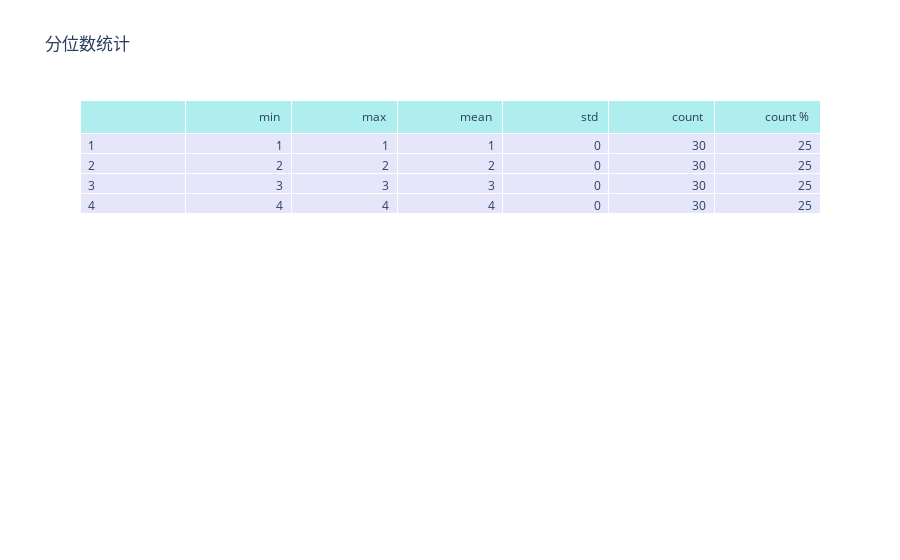
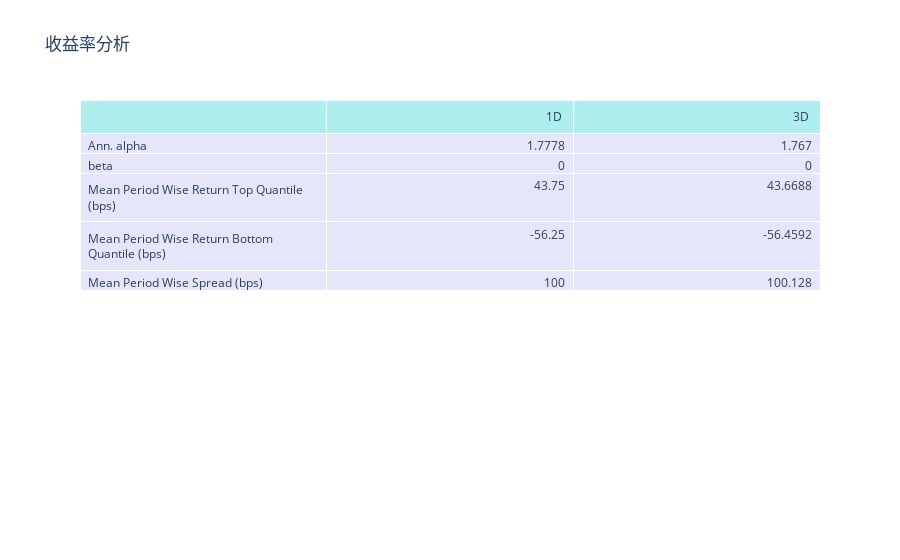
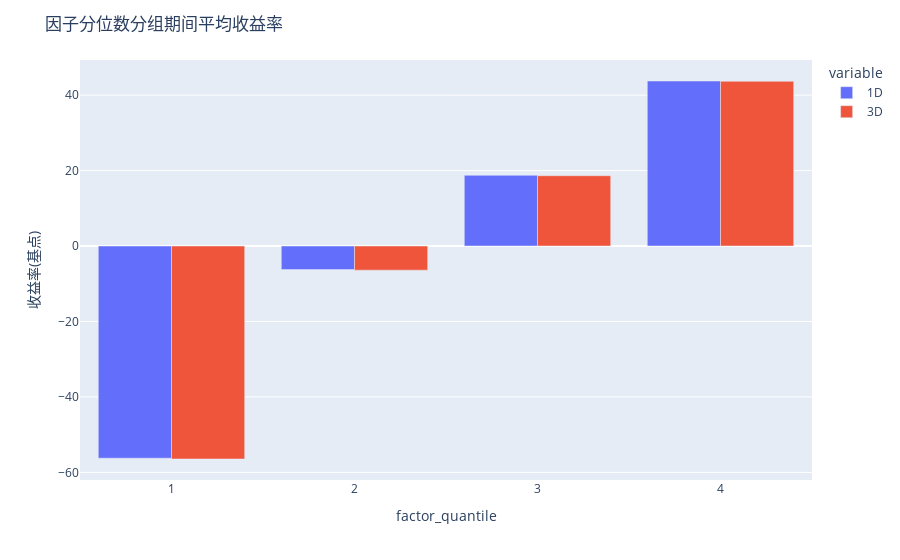

Write notebook code for charts like these, in order.
### Code cell
create_full_tear_sheet(factor_data, long_short=True, group_neutral=False, by_group=True)
create_event_returns_tear_sheet(factor_data, prices, avgretplot=(3, 11),
                                long_short=True, group_neutral=False, by_group=True)

### Figure 1 — Plotly figure (JSON) as saved in the notebook; plotly's stock layout.template omitted (floating-point values rounded to 4 significant figures)
{"data": [{"cells": {"align": ["left", "right"], "fill": {"color": "lavender"}, "values": [[1, 2, 3, 4], [1, 2, 3, 4], [1, 2, 3, 4], [1, 2, 3, 4], [0, 0, 0, 0], [30, 30, 30, 30], [25, 25, 25, 25]]}, "header": {"align": ["left", "right"], "fill": {"color": "paleturquoise"}, "values": ["", "min <br>", "max <br>", "mean <br>", "std <br>", "count <br>", "count % <br>"]}, "type": "table"}], "layout": {"title": {"text": "分位数统计"}}}

### Figure 2 — Plotly figure (JSON) as saved in the notebook; plotly's stock layout.template omitted (floating-point values rounded to 4 significant figures)
{"data": [{"cells": {"align": ["left", "right"], "fill": {"color": "lavender"}, "values": [["Ann. alpha", "beta", "Mean Period Wise Return Top Quantile (bps)", "Mean Period Wise Return Bottom Quantile (bps)", "Mean Period Wise Spread (bps)"], [1.778, 0, 43.75, -56.25, 100], [1.767, 0, 43.67, -56.46, 100.1]]}, "header": {"align": ["left", "right"], "fill": {"color": "paleturquoise"}, "values": ["", "1D <br>", "3D <br>"]}, "type": "table"}], "layout": {"title": {"text": "收益率分析"}}}

### Figure 3 — Plotly figure (JSON) as saved in the notebook; plotly's stock layout.template omitted (floating-point values rounded to 4 significant figures)
{"data": [{"alignmentgroup": "True", "hovertemplate": "variable=1D<br>factor_quantile=%{x}<br>value=%{y}<extra></extra>", "legendgroup": "1D", "marker": {"color": "#636efa"}, "name": "1D", "offsetgroup": "1D", "orientation": "v", "showlegend": true, "textposition": "auto", "type": "bar", "x": [1, 2, 3, 4], "xaxis": "x", "y": [-56.25, -6.25, 18.75, 43.75], "yaxis": "y"}, {"alignmentgroup": "True", "hovertemplate": "variable=3D<br>factor_quantile=%{x}<br>value=%{y}<extra></extra>", "legendgroup": "3D", "marker": {"color": "#EF553B"}, "name": "3D", "offsetgroup": "3D", "orientation": "v", "showlegend": true, "textposition": "auto", "type": "bar", "x": [1, 2, 3, 4], "xaxis": "x", "y": [-56.46, -6.395, 18.64, 43.67], "yaxis": "y"}], "layout": {"barmode": "group", "legend": {"title": {"text": "variable"}, "tracegroupgap": 0}, "margin": {"t": 60}, "title": {"text": "因子分位数分组期间平均收益率"}, "xaxis": {"anchor": "y", "domain": [0, 1], "title": {"text": "factor_quantile"}}, "yaxis": {"anchor": "x", "domain": [0, 1], "range": [null, null], "title": {"text": "收益率(基点)"}}}}
